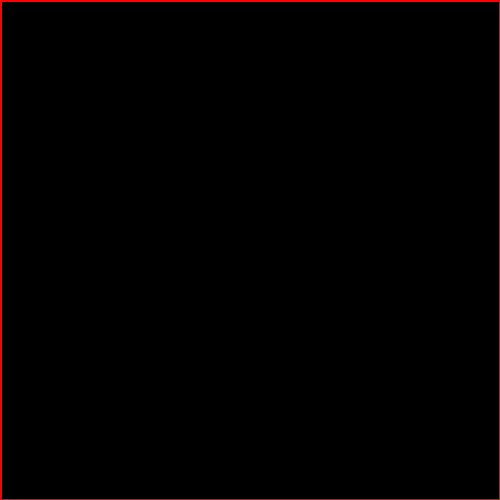
Frame 1 (no input)
Frame 60 (the mouse pressed at the canvas centre just before this capture): identical to frame 1, image omitted
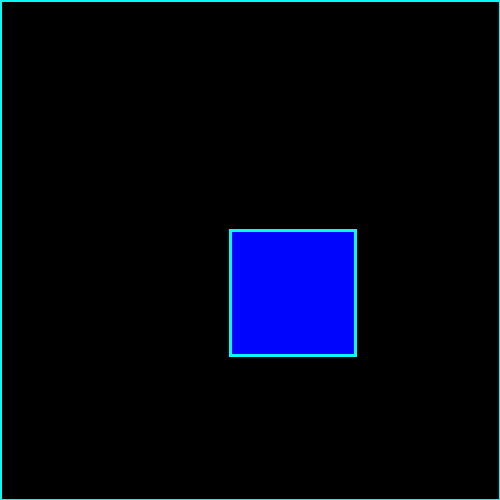
Frame 120 (the mouse held since frame 60 and released just before this capture)

The Processing sketch that drew these frames (run headless with seeded random() and noise(); from frame 60 on, the mouse is pressed at the canvas centre):

// Processing sketch: processing_71870
// ── processing_71870.pde

//Iam B
//user input project
void setup()
{
  size(500, 500);
  background(0);
}
void draw()
{
  if (mousePressed)
  {
    stroke(255-mouseX, 0+mouseY, 0+mouseX);
    strokeWeight(3);
    fill(0, 0, 0, 6);
    rect(0, 0, 500, 500);
    fill(178-mouseX, 255-mouseY, 253);
    rect(mouseX-20, mouseY-20, 0.5*mouseY, 0.5*mouseX);
  }
  else
  {
    stroke(255-mouseX, 0+mouseY, 0+mouseX);
    strokeWeight(3);
    fill(0, 0, 0, 6);
    rect(0, 0, 500, 500);
    fill(178-mouseX, 255-mouseY, 253);
    ellipse(mouseX, mouseY, 0.5*mouseY, 0.5*mouseX);
  }
}
